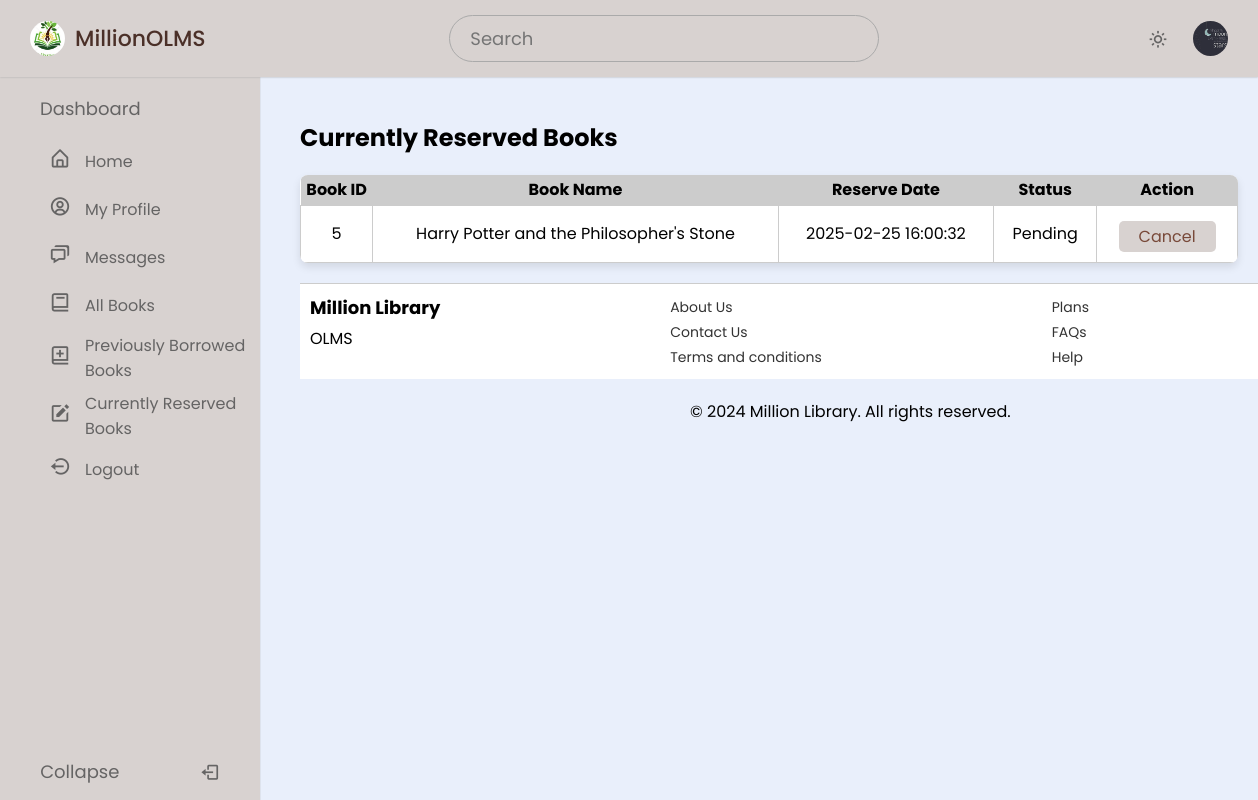
Page /user/currently_reserved.php (signed in) on the committed database.
### tables this page shows
CREATE TABLE `user` (
  `RollNo` varchar(50) NOT NULL,
  `Name` varchar(250) DEFAULT NULL,
  `Type` varchar(20) DEFAULT NULL,
  `Category` varchar(50) DEFAULT NULL,
  `EmailId` varchar(250) DEFAULT NULL,
  `MobNo` bigint DEFAULT NULL,
  `Password` varchar(250) DEFAULT NULL,
  `ProfilePicture` varchar(255) DEFAULT NULL
);

CREATE TABLE `reservation` (
  `id` int NOT NULL,
  `RollNo` varchar(50) NOT NULL,
  `BookId` int NOT NULL,
  `Date_Reserved` timestamp NOT NULL DEFAULT CURRENT_TIMESTAMP,
  `Status` enum('Pending','Approved','Cancelled') DEFAULT 'Pending'
);

CREATE TABLE `book` (
  `BookId` int NOT NULL,
  `Title` varchar(50) DEFAULT NULL,
  `Publisher` varchar(50) DEFAULT NULL,
  `Year` varchar(50) DEFAULT NULL,
  `Availability` int DEFAULT NULL
);

### user/currently_reserved.php (the view, shortened to what this page needs)
<?php
include 'dbconn.php';
$user_id = $_SESSION['RollNo'];
$rollno = $_SESSION['RollNo'];
$userQuery = "SELECT * FROM olms.user WHERE RollNo=?";
$userStmt = $conn->prepare($userQuery);
$userStmt->bind_param("s", $rollno);
$userStmt->execute();
$userResult = $userStmt->get_result();
if ($userResult && $userResult->num_rows > 0) {
    $userRow = $userResult->fetch_assoc();
    $ProfilePicture = !empty($userRow['ProfilePicture']) ? $userRow['ProfilePicture'] : 'images/profile.jpg';
} else {
    $ProfilePicture = 'images/profile.jpg';
}
$query_reserved = "SELECT r.id, b.BookId, b.Title, r.Date_Reserved, r.Status
                   FROM reservation r
                   JOIN book b ON r.BookId = b.BookId
                   WHERE r.RollNo = ?";
$stmt_reserved = $conn->prepare($query_reserved);
$stmt_reserved->bind_param("s", $user_id);
$stmt_reserved->execute();
$result_reserved = $stmt_reserved->get_result();
?>
<!DOCTYPE html>
<html lang="en">
<head>
    <link href="https://unpkg.com/boxicons@latest/css/boxicons.min.css" rel="stylesheet" />
    <link rel="stylesheet" href="style.css" />
</head>
<body>
    <nav class="navbar">
        <div class="logo_item">
            <img src="images/logo.jpg" alt="">MillionOLMS
        </div>
        <div class="search_bar">
            <input type="text" placeholder="Search" />
        </div>
        <div class="navbar_content">
            <i class='bx bx-sun' id="darkLight"></i>
            <img src="<?php echo htmlspecialchars($ProfilePicture); ?>" alt="Profile Picture" class="profile" />
        </div>
    </nav>
    <nav class="sidebar">
        <div class="menu_content">
            <div class="menu_items">
                <div class="menu_title menu_dahsboard"></div>
                <li class="item">
                    <a href="home.php" class="nav_link submenu_item">
                        <span class="navlink_icon">
                            <i class="bx bx-home-alt"></i>
                        </span>
                        <span class="navlink">Home</span>
                    </a>
                </li>
                <li class="item">
                    <a href="profile.php" class="nav_link submenu_item">
                        <span class="navlink_icon">
                            <i class='bx bx-user-circle'></i>
                        </span>
                        <span class="navlink">My Profile</span>
                    </a>
                </li>
                <li class="item">
                    <a href="message.php" class="nav_link submenu_item">
                        <span class="navlink_icon">
                            <i class='bx bx-chat'></i>
                        </span>
                        <span class="navlink">Messages</span>
                    </a>
                </li>
                <li class="item">
                    <a href="all_books.php" class="nav_link submenu_item">
                        <span class="navlink_icon">
                            <i class='bx bx-book'></i>
                        </span>
                        <span class="navlink">All Books</span>
                    </a>
                </li>
                <li class="item">
                    <a href="pre_borrowed_book.php" class="nav_link submenu_item">
                        <span class="navlink_icon">
                            <i class='bx bx-book-add'></i>
                        </span>
                        <span class="navlink">Previously Borrowed <br> Books</span>
                    </a>
                </li>
                <li class="item">
                    <a href="currently_reserved.php" class="nav_link submenu_item">
                        <span class="navlink_icon">
                            <i class='bx bxs-edit'></i>
                        </span>
                        <span class="navlink">Currently Reserved <br> Books</span>
                    </a>
                </li>
                <li class="item">
                    <a href="logout.php" class="nav_link submenu_item">
                        <span class="navlink_icon">
                            <i class='bx bx-log-out-circle'></i>
                        </span>
                        <span class="navlink">Logout</span>
                    </a>
                </li>
                <div class="bottom_content">
                    <div class="bottom expand_sidebar">
                        <span> Expand</span>
                    </div>
                    <div class="bottom collapse_sidebar">
                        <span> Collapse</span>
                        <i class='bx bx-log-out'></i>
                    </div>
                </div>
            </div>
    </nav>
    <main class="main-reserved">
        <h2>Currently Reserved Books</h2>
        <table>
            <thead>
                <tr>
                    <th>Book ID</th>
                    <th>Book Name</th>
                    <th>Reserve Date</th>
                    <th>Status</th>
                    <th>Action</th>
                </tr>
            </thead>
            <tbody>
                <?php if ($result_reserved->num_rows > 0): ?>
                    <?php while ($row = $result_reserved->fetch_assoc()): ?>
                        <tr>
                            <td><?php echo ($row['BookId']); ?></td>
                            <td><?php echo ($row['Title']); ?></td>
                            <td><?php echo ($row['Date_Reserved']); ?></td>
                            <td><?php echo ($row['Status']); ?></td>
                            <td>
                                <?php if ($row['Status'] === 'Pending'): ?>
                                    <a href="cancel_reservation.php?id=<?php echo $row['id']; ?>" class="table_btn"
                                        onclick="return confirm('Cancel this reservation?');">Cancel</a>
                                <?php else: ?>
                                    <span>N/A</span>
                                <?php endif; ?>
                            </td>
                        </tr>
                    <?php endwhile; ?>
                <?php else: ?>
                    <tr>
                        <td colspan="5">No reserved books found.</td>
                    </tr>
                <?php endif; ?>
            </tbody>
        </table>
    </main>
    <footer>
        <div class="footer-content">
            <div>
                <h3>Million Library</h3>
                <p>OLMS</p>
            </div>
            <div>
                <ul>
                    <li><a href="Help.php">About Us</a></li>
                    <li><a href="Help.php">Contact Us</a></li>
                    <li><a href="Help.php">Terms and conditions</a></li>
                </ul>
            </div>
            <div>
                <ul>
                    <li><a href="Help.php">Plans</a></li>
                    <li><a href="Help.php">FAQs</a></li>
                    <li><a href="Help.php">Help</a></li>
                </ul>
            </div>
        </div>
    </footer>
    <p class="site-name">&copy; 2024 Million Library. All rights reserved.</p>
</body>
</html>

### user/style.css (style rules this page uses)
* { margin: 0; padding: 0; box-sizing: border-box; font-family: "Poppins", sans-serif; }
:root { --light-brown-color: #d8d2d0; --dark-brown-color: #4b3028; --grey-color: #656464; --light-grey-color: #aaa; }
body { background-color: #e9effb; transition: all 0.5s ease; }
.navbar { position: fixed; top: 0; width: 100%; left: 0; background-color: var(--light-brown-color); display: flex; align-items: center; justify-content: space-between; padding: 15px 30px; z-index: 1000; box-shadow: 0 0 2px var(--light-grey-color); }
.logo_item { display: flex; align-items: center; column-gap: 10px; font-size: 22px; font-weight: 500; color: var(--dark-brown-color); }
.navbar img { width: 35px; height: 35px; object-fit: cover; border-radius: 50%; }
.search_bar { height: 47px; max-width: 430px; width: 100%; }
.search_bar input { height: 100%; width: 100%; border-radius: 25px; font-size: 18px; outline: none; background-color: var(--light-brown-color); color: var(--grey-color); border: 1px solid var(--light-grey-color); padding: 0 20px; }
.navbar_content { display: flex; align-items: center; column-gap: 25px; }
.navbar_content i { cursor: pointer; font-size: 20px; color: var(--grey-color); }
.sidebar { background-color: var(--light-brown-color); width: 260px; position: fixed; top: 0; left: 0; height: 100%; padding: 80px 20px; z-index: 100; overflow-y: scroll; box-shadow: 0 0 1px var(--light-grey-color); transition: all 0.5s ease; }
.menu_content { position: relative; }
.menu_title { margin: 15px 0; padding: 0 20px; font-size: 18px; }
.menu_title::before { color: var(--grey-color); white-space: nowrap; }
.menu_dahsboard::before { content: "Dashboard"; }
.menu_items { padding: 0; list-style: none; }
.navlink_icon { position: relative; font-size: 22px; min-width: 50px; line-height: 40px; display: inline-block; text-align: center; border-radius: 6px; }
.navlink_icon::before { content: ""; position: absolute; height: 100%; width: calc(100% + 100px); left: -20px; }
.sidebar .nav_link { display: flex; align-items: center; width: 100%; padding: 4px 15px; border-radius: 8px; text-decoration: none; color: var(--grey-color); white-space: nowrap; }
.submenu_item { cursor: pointer; }
.bottom_content { position: fixed; bottom: 60px; left: 0; width: 260px; cursor: pointer; transition: all 0.5s ease; }
.bottom { position: absolute; display: flex; align-items: center; left: 0; justify-content: space-around; padding: 18px 0; text-align: center; width: 100%; color: var(--grey-color); border-top: 1px solid var(--grey-color-light); background-color: var(--light-brown-color); }
.bottom i { font-size: 20px; }
.bottom span { font-size: 18px; }
table { width: 100%; border-collapse: collapse; background-color: #fff; border-radius: 8px; box-shadow: 0 4px 8px rgba(0, 0, 0, 0.1); overflow: hidden; margin-top: 20px; }
table th40px, table td { border: 1px solid #ccc; padding: 10px; text-align: center; }
table th { background-color: #f0f0f0; height: 30px; background-color: #ccc; }
.table_btn { display: inline-block; padding: 3px 20px; font-size: 16px; color: #784939; background-color: #d8d2d0; border-radius: 5px; text-decoration: none; border: none; transition: background-color 0.3s; margin-top: 5px; }
.main-reserved { margin: 100px 0 0 280px; padding: 20px; }
input { padding: 8px; font-size: 14px; border: 1px solid #ccc; border-radius: 4px; }
footer { background-color: #fff; border-top: 1px solid #ccc; padding: 10px; display: flex; justify-content: space-between; margin: 0 100px 0 300px; width: 79%; }
footer .footer-content { display: flex; justify-content: space-between; width: 80%; }
footer ul { list-style-type: none; }
footer ul li a { text-decoration: none; color: #333; font-size: 14px; }
footer h3 { font-size: 18px; margin-bottom: 5px; }
.site-name { margin-left: 690px; margin-top: 20px; }

### rows in the picture
user: ProfilePicture (picture)
reservation: BookId.BookId "5", BookId.Title "Harry Potter and the Philosopher's Stone", Date_Reserved "2025-02-25 16:00:32", Status "Pending"
